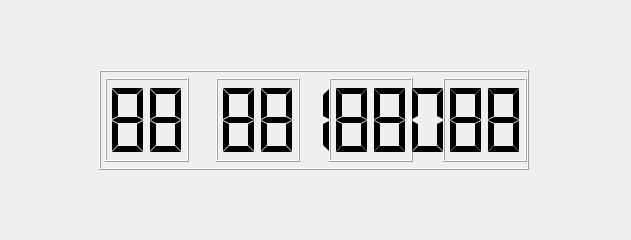
<?xml version="1.0" encoding="UTF-8"?>
<ui version="4.0">
 <class>ClockWidget</class>
 <widget class="QWidget" name="ClockWidget">
  <property name="geometry">
   <rect>
    <x>0</x>
    <y>0</y>
    <width>631</width>
    <height>240</height>
   </rect>
  </property>
  <property name="sizePolicy">
   <sizepolicy hsizetype="Preferred" vsizetype="Preferred">
    <horstretch>0</horstretch>
    <verstretch>0</verstretch>
   </sizepolicy>
  </property>
  <layout class="QGridLayout" name="gridLayout">
   <item row="0" column="1">
    <spacer name="verticalSpacerTop">
     <property name="orientation">
      <enum>Qt::Vertical</enum>
     </property>
     <property name="sizeHint" stdset="0">
      <size>
       <width>20</width>
       <height>42</height>
      </size>
     </property>
    </spacer>
   </item>
   <item row="1" column="0">
    <spacer name="horizontalSpacerLeft">
     <property name="orientation">
      <enum>Qt::Horizontal</enum>
     </property>
     <property name="sizeHint" stdset="0">
      <size>
       <width>40</width>
       <height>20</height>
      </size>
     </property>
    </spacer>
   </item>
   <item row="1" column="1">
    <widget class="QFrame" name="frameClock">
     <property name="sizePolicy">
      <sizepolicy hsizetype="Fixed" vsizetype="Fixed">
       <horstretch>0</horstretch>
       <verstretch>0</verstretch>
      </sizepolicy>
     </property>
     <property name="minimumSize">
      <size>
       <width>451</width>
       <height>120</height>
      </size>
     </property>
     <widget class="QLCDNumber" name="lcdNumber">
      <property name="geometry">
       <rect>
        <x>9</x>
        <y>10</y>
        <width>430</width>
        <height>100</height>
       </rect>
      </property>
      <property name="sizePolicy">
       <sizepolicy hsizetype="Fixed" vsizetype="Fixed">
        <horstretch>0</horstretch>
        <verstretch>0</verstretch>
       </sizepolicy>
      </property>
      <property name="minimumSize">
       <size>
        <width>300</width>
        <height>100</height>
       </size>
      </property>
      <property name="numDigits">
       <number>11</number>
      </property>
      <property name="digitCount">
       <number>11</number>
      </property>
      <property name="segmentStyle">
       <enum>QLCDNumber::Flat</enum>
      </property>
      <property name="intValue" stdset="0">
       <number>888888888</number>
      </property>
     </widget>
     <widget class="QLCDNumber" name="lcdNumberShadowMinute">
      <property name="geometry">
       <rect>
        <x>126</x>
        <y>18</y>
        <width>84</width>
        <height>84</height>
       </rect>
      </property>
      <property name="sizePolicy">
       <sizepolicy hsizetype="Fixed" vsizetype="Fixed">
        <horstretch>0</horstretch>
        <verstretch>0</verstretch>
       </sizepolicy>
      </property>
      <property name="numDigits">
       <number>2</number>
      </property>
      <property name="segmentStyle">
       <enum>QLCDNumber::Flat</enum>
      </property>
      <property name="value" stdset="0">
       <double>88.000000000000000</double>
      </property>
      <property name="intValue" stdset="0">
       <number>88</number>
      </property>
     </widget>
     <widget class="QLCDNumber" name="lcdNumberShadowHour">
      <property name="geometry">
       <rect>
        <x>15</x>
        <y>18</y>
        <width>84</width>
        <height>84</height>
       </rect>
      </property>
      <property name="sizePolicy">
       <sizepolicy hsizetype="Fixed" vsizetype="Fixed">
        <horstretch>0</horstretch>
        <verstretch>0</verstretch>
       </sizepolicy>
      </property>
      <property name="numDigits">
       <number>2</number>
      </property>
      <property name="segmentStyle">
       <enum>QLCDNumber::Flat</enum>
      </property>
      <property name="value" stdset="0">
       <double>88.000000000000000</double>
      </property>
      <property name="intValue" stdset="0">
       <number>88</number>
      </property>
     </widget>
     <widget class="QLCDNumber" name="lcdNumberShadowSecond">
      <property name="geometry">
       <rect>
        <x>239</x>
        <y>18</y>
        <width>84</width>
        <height>84</height>
       </rect>
      </property>
      <property name="sizePolicy">
       <sizepolicy hsizetype="Fixed" vsizetype="Fixed">
        <horstretch>0</horstretch>
        <verstretch>0</verstretch>
       </sizepolicy>
      </property>
      <property name="numDigits">
       <number>2</number>
      </property>
      <property name="segmentStyle">
       <enum>QLCDNumber::Flat</enum>
      </property>
      <property name="value" stdset="0">
       <double>88.000000000000000</double>
      </property>
      <property name="intValue" stdset="0">
       <number>88</number>
      </property>
     </widget>
     <widget class="QLCDNumber" name="lcdNumberShadowMillisecond">
      <property name="geometry">
       <rect>
        <x>353</x>
        <y>18</y>
        <width>84</width>
        <height>84</height>
       </rect>
      </property>
      <property name="sizePolicy">
       <sizepolicy hsizetype="Fixed" vsizetype="Fixed">
        <horstretch>0</horstretch>
        <verstretch>0</verstretch>
       </sizepolicy>
      </property>
      <property name="numDigits">
       <number>2</number>
      </property>
      <property name="segmentStyle">
       <enum>QLCDNumber::Flat</enum>
      </property>
      <property name="value" stdset="0">
       <double>88.000000000000000</double>
      </property>
      <property name="intValue" stdset="0">
       <number>88</number>
      </property>
     </widget>
     <zorder>lcdNumberShadowMillisecond</zorder>
     <zorder>lcdNumberShadowMinute</zorder>
     <zorder>lcdNumberShadowHour</zorder>
     <zorder>lcdNumberShadowSecond</zorder>
     <zorder>lcdNumber</zorder>
    </widget>
   </item>
   <item row="1" column="2">
    <spacer name="horizontalSpacerRight">
     <property name="orientation">
      <enum>Qt::Horizontal</enum>
     </property>
     <property name="sizeHint" stdset="0">
      <size>
       <width>72</width>
       <height>20</height>
      </size>
     </property>
    </spacer>
   </item>
   <item row="2" column="1">
    <spacer name="verticalSpacerBottom">
     <property name="orientation">
      <enum>Qt::Vertical</enum>
     </property>
     <property name="sizeHint" stdset="0">
      <size>
       <width>20</width>
       <height>42</height>
      </size>
     </property>
    </spacer>
   </item>
  </layout>
 </widget>
 <resources/>
 <connections/>
</ui>
